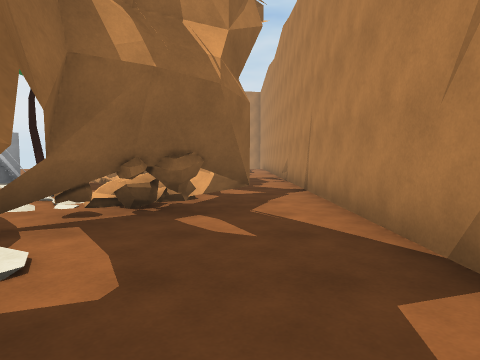
view 1 (above)

16 first-person views from a walk through a scene from a Unity 3-D project. The camera is 1.3 m above the floor, tilts 4° down and sees 75° across. The floor is counted in squares, 2 m on a side. Each view is taken from the middle of a square. On the plan, view 1 faces up. The plan holds only what a view shows up to about 10 squares ahead; the rest is blank. The place goes on beyond the plan. The player character is not drawn.

view 2
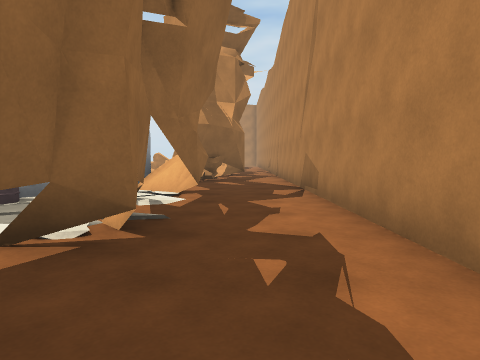

view 3
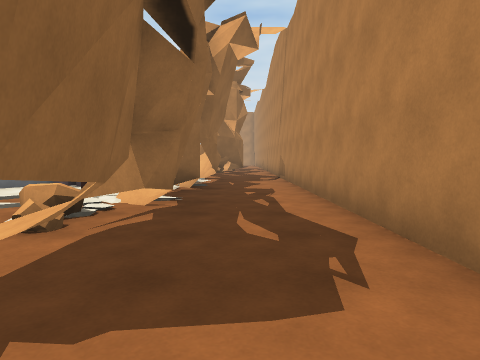

view 4
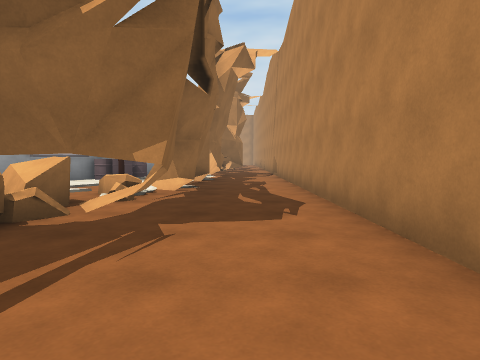

view 5
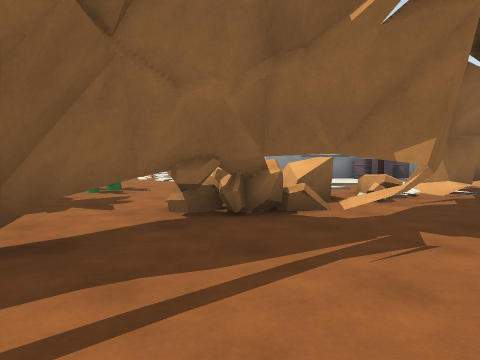

view 6
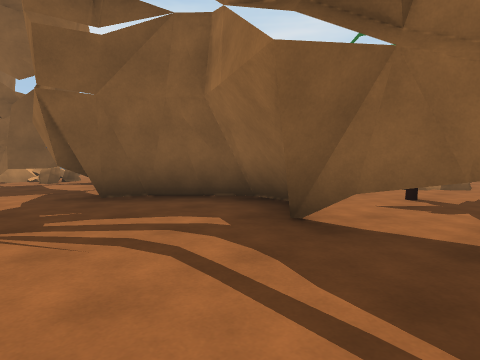

view 7
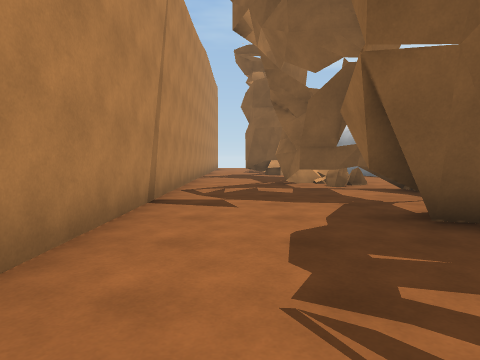

view 8
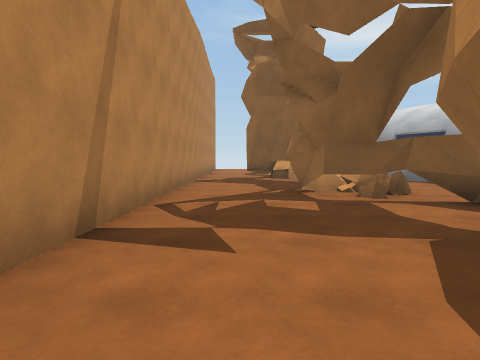

view 9
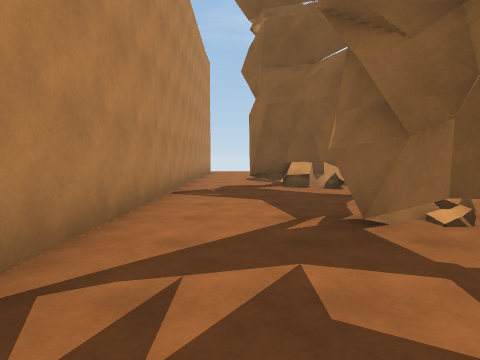

view 10
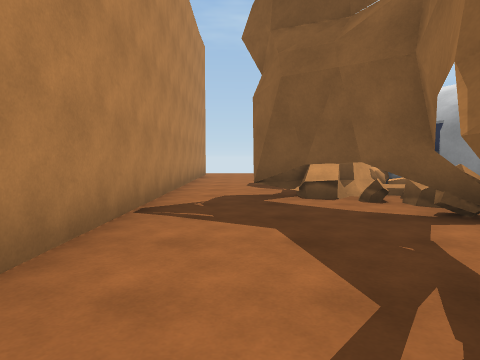

view 11
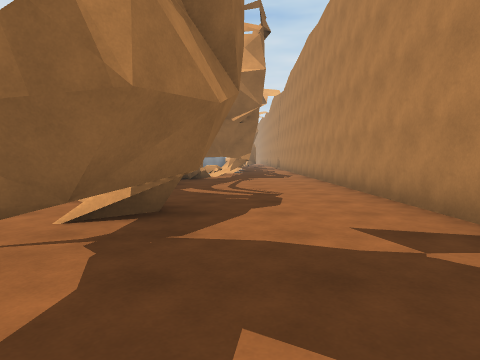

view 12
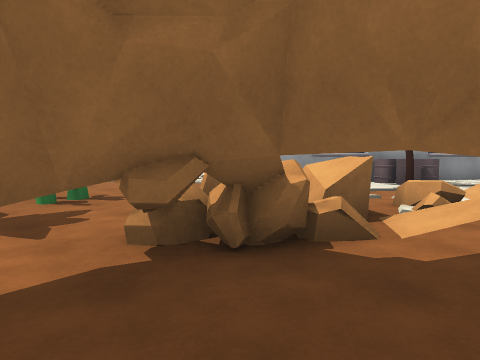

view 13
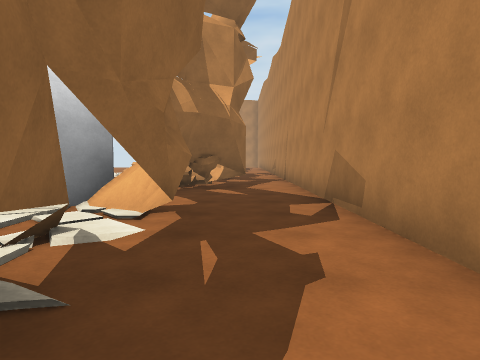

view 14
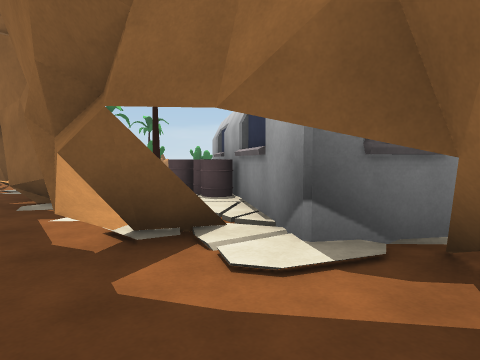

view 15
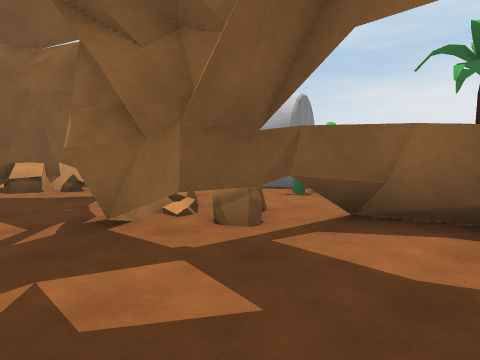

view 16
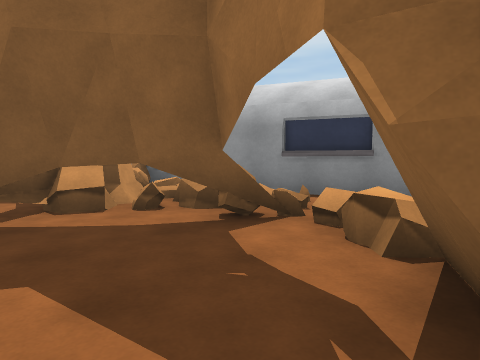

### Floor plan
Key: @ floor where view 1 was taken; # wall or solid block; . main floor; : floor 0.25 m higher than the main floor; / step, stairs or slope; = window, fence, low wall or low ledge; ^ raised ledge; B building; T tree; C cactus; R rock; H thing the floor can be seen under or through.
Columns run from 9 left of view 1 to 1 right of it. Each row starts with its distance up from view 1.
 10           #
  9      #   .#
  8      .#  .#
  7          .#
  6          .#
  5       .=###
  4       .=###
  3        ##.#
  2       ##..#
  1      ####.#
  0      #B##@#
 -1     ##B##.#
 -2    ##BB##.#
 -3    #B.T##.#
 -4    # ..##.#
 -5       #=#.#
 -6 ...   ==#.#
 -7 .... =^=#.#
 -8  ..C..###.#
 -9   CC..#...#
-10  /....#...#
-11  R:.T.#...#
-12      =#...#
-13      .#...#
-14      .##..#
-15       .#..#
-16      .HH..#
-17      .H...#
-18      .HH..#
-19    CC.=H#.#
-20   BB...H..#
-21    #..=#..#
-22    ###=#..#
-23     #B .#.#
-24     ####..#
-25      ## ..#

Positions as (right, up) in squares from view 1, and headings:
1: (0, 0), facing up
2: (0, -5), facing up
3: (0, -9), facing up
4: (0, -11), facing up
5: (0, -11), facing up-left
6: (0, -9), facing down-left
7: (0, -11), facing down
8: (0, -13), facing down
9: (0, -16), facing down
10: (0, -18), facing down
11: (-1, -18), facing up
12: (-1, -10), facing up-left
13: (0, -3), facing up
14: (0, 3), facing down-left
15: (0, -16), facing down-left
16: (0, -19), facing down-left
